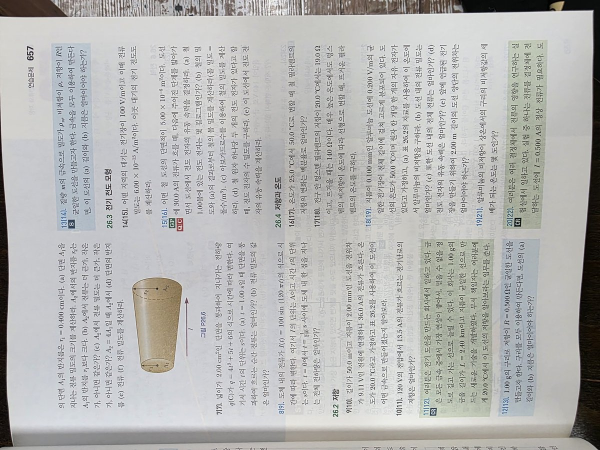
#> input picture book-scanner/tests/fixtures/real/20260825_170921.jpg, 1200 x 900 px (shown at 1/2 size)
$ python generate_fixtures.py
#> lines starting #> are read from the running program, lines starting #| are printed output that depends on the picture
"""One-time generator: builds tests/fixtures/generated/ from tests/fixtures/real/.

Run manually (`python tests/fixtures/generate_fixtures.py`) whenever the
source photos in real/ change; the output is committed, not regenerated on
every test run.

Design note (see book-scanner/README.md for the full finding): the six real
source photos were taken before the physical mounting jig existed, on a
plain wooden desk. Their background has enough edge content that a simple
Canny-contour detector often locks onto a region spanning most of the frame
rather than cleanly isolating "just the page" -- confirmed by running
measure_page against them directly. Rather than pretend that noise away,
these fixtures build each case by taking the *whole real photo* as one
"content blob" and placing/rotating/scaling that whole blob within a larger
canvas. This keeps every case grounded in genuine photographed pixels (per
the instruction to deliberately rotate/damage real images) while making the
expected outcome deterministic regardless of exactly which desk/page edges
get picked up inside the blob.
"""

from __future__ import annotations

import os

import cv2
import numpy as np

_HERE = os.path.dirname(os.path.abspath(__file__))
REAL_DIR = os.path.join(_HERE, "real")
OUT_DIR = os.path.join(_HERE, "generated")

BASE_PHOTO = "20260825_170921.jpg"  # clean, well-lit, fills its original frame
CANVAS_MARGIN = 400  # px added on each side; large enough that a 60deg-rotated
# 1200x900 blob (diagonal ~1500px) still fits without being auto-shrunk to
# the canvas, so rotation and out-of-frame stay independently testable


def _load_base() -> np.ndarray:
    path = os.path.join(REAL_DIR, BASE_PHOTO)
    img = cv2.imread(path)
    if img is None:
        raise FileNotFoundError(f"missing base fixture: {path}")
    return img


def _compose_on_canvas(content: np.ndarray, canvas_size: tuple[int, int], angle_deg: float = 0.0) -> np.ndarray:
    """Paste (optionally rotated) `content` centered on a black canvas of `canvas_size` (w, h)."""
    if angle_deg:
        h, w = content.shape[:2]
        # Expand the rotation canvas so the rotated content isn't clipped.
        diag = int(np.ceil(np.hypot(w, h)))
        rot_canvas = np.zeros((diag, diag, 3), dtype=content.dtype)
        y0, x0 = (diag - h) // 2, (diag - w) // 2
        rot_canvas[y0 : y0 + h, x0 : x0 + w] = content
        matrix = cv2.getRotationMatrix2D((diag / 2, diag / 2), angle_deg, 1.0)
        content = cv2.warpAffine(rot_canvas, matrix, (diag, diag))

    canvas_w, canvas_h = canvas_size
    canvas = np.zeros((canvas_h, canvas_w, 3), dtype=np.uint8)
    ch, cw = content.shape[:2]
    if ch > canvas_h or cw > canvas_w:
        scale = min(canvas_w / cw, canvas_h / ch)
        content = cv2.resize(content, (int(cw * scale), int(ch * scale)))
        ch, cw = content.shape[:2]
    y0, x0 = (canvas_h - ch) // 2, (canvas_w - cw) // 2
    canvas[y0 : y0 + ch, x0 : x0 + cw] = content
    return canvas


def _perspective_warp(content: np.ndarray, strength: float = 0.35) -> np.ndarray:
    """Trapezoid-warp `content` in place (simulates an extreme oblique viewing angle)."""
    h, w = content.shape[:2]
    src = np.float32([[0, 0], [w, 0], [w, h], [0, h]])
    dx = w * strength
    dst = np.float32([[dx, 0], [w - dx, 0], [w, h], [0, h]])
    matrix = cv2.getPerspectiveTransform(src, dst)
    return cv2.warpPerspective(content, matrix, (w, h))


def main() -> None:
    os.makedirs(OUT_DIR, exist_ok=True)
    base = _load_base()
#> in _load_base, img is the input picture: shape (900, 1200, 3); mean B, G, R 181.4, 182.6, 182.3
    h, w = base.shape[:2]
    canvas_size = (w + 2 * CANVAS_MARGIN, h + 2 * CANVAS_MARGIN)

    cases = {
        "good_margin.jpg": _compose_on_canvas(base, canvas_size, angle_deg=0.0),
        "rotated_30.jpg": _compose_on_canvas(base, canvas_size, angle_deg=30.0),
        "rotated_60.jpg": _compose_on_canvas(base, canvas_size, angle_deg=60.0),
        "too_small.jpg": _compose_on_canvas(
            cv2.resize(base, (int(w * 0.25), int(h * 0.25))), canvas_size
        ),
        "perspective_warp.jpg": _compose_on_canvas(_perspective_warp(base), canvas_size, angle_deg=0.0),
    }
#> call 2 of _compose_on_canvas, with canvas_size = (2000, 1700), angle_deg = 30
#> in _compose_on_canvas (call 2), `h, w = content.shape[:2]`: h = 900; w = 1200
#> in _compose_on_canvas (call 2), `diag = int(np.ceil(np.hypot(w, h)))`: diag = 1500
#> in _compose_on_canvas (call 2), `y0, x0 = (diag - h) // 2, (diag - w) // 2`: y0 = 300; x0 = 150
#> in _compose_on_canvas (call 2), `rot_canvas[y0 : y0 + h, x0 : x0 + w] = content`:
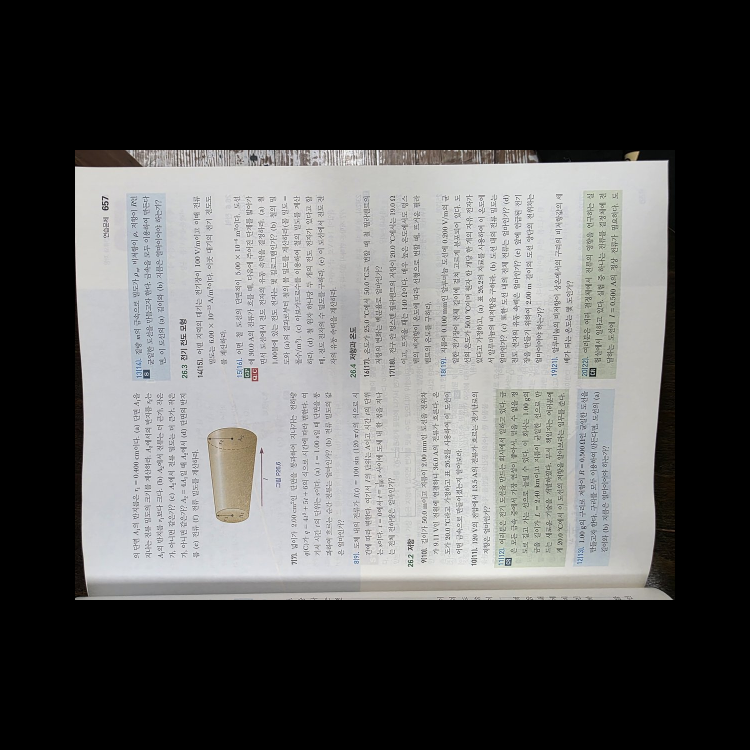
#> rot_canvas: shape (1500, 1500, 3) (shown at 1/2 size); mean B, G, R 87.1, 87.7, 87.5
#> in _compose_on_canvas (call 2), `matrix = cv2.getRotationMatrix2D((diag / 2, diag / 2), angle_deg, 1.0)`: matrix = [[0.866, 0.5, -274.5], [-0.5, 0.866, 475.5]]
#> in _compose_on_canvas (call 2), `content = cv2.warpAffine(rot_canvas, matrix, (diag, diag))`:
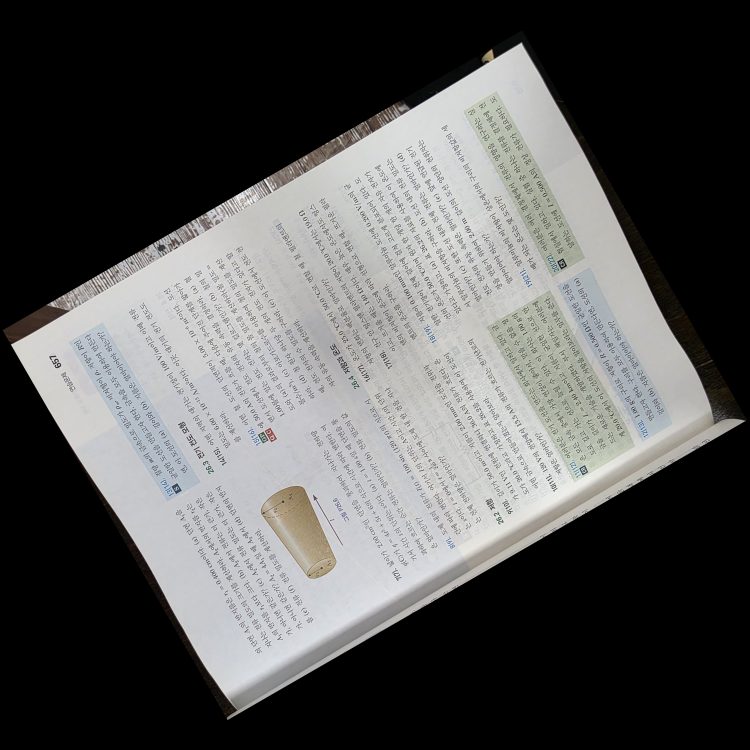
#> content: shape (1500, 1500, 3) (shown at 1/2 size); mean B, G, R 87.1, 87.7, 87.5
#> call 3 of _compose_on_canvas, with canvas_size = (2000, 1700), angle_deg = 60
#> in _compose_on_canvas (call 3), `y0, x0 = (diag - h) // 2, (diag - w) // 2`: y0 = 300; x0 = 150
#> in _compose_on_canvas (call 3), `matrix = cv2.getRotationMatrix2D((diag / 2, diag / 2), angle_deg, 1.0)`: matrix = [[0.5, 0.866, -274.5], [-0.866, 0.5, 1024.5]]
#> in _compose_on_canvas (call 3), `content = cv2.warpAffine(rot_canvas, matrix, (diag, diag))`:
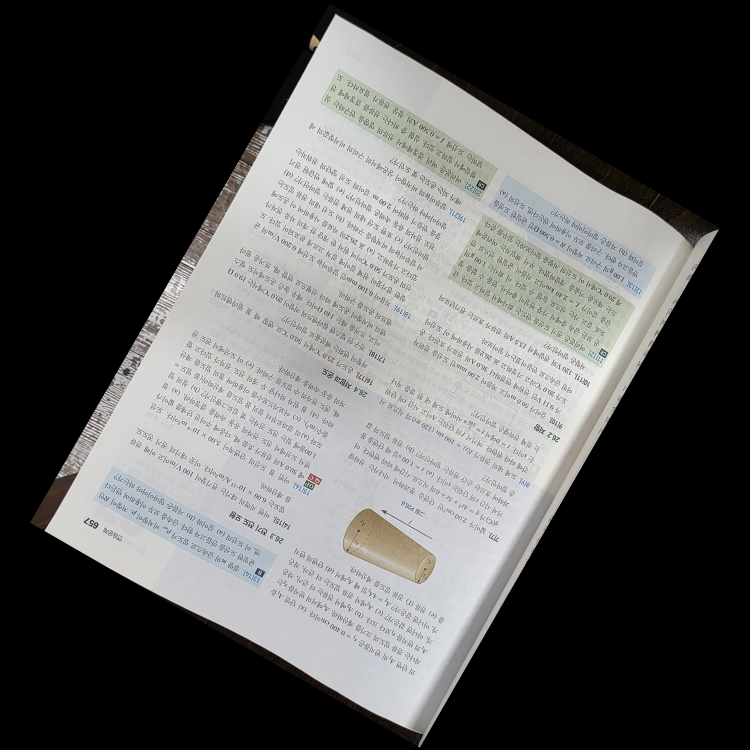
#> content: shape (1500, 1500, 3) (shown at 1/2 size); mean B, G, R 87.1, 87.7, 87.5
#> in _compose_on_canvas (call 3), `canvas[y0 : y0 + ch, x0 : x0 + cw] = content`:
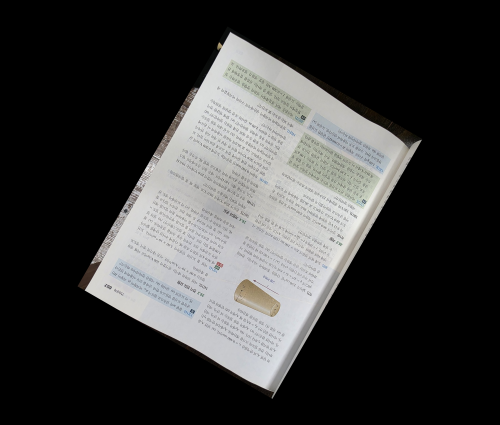
#> canvas: shape (1700, 2000, 3) (shown at 1/4 size); mean B, G, R 57.6, 58, 57.9
#> call 4 of _compose_on_canvas, with canvas_size = (2000, 1700), angle_deg = 0
#> in _compose_on_canvas (call 4), `y0, x0 = (canvas_h - ch) // 2, (canvas_w - cw) // 2`: y0 = 737; x0 = 850
#> in _compose_on_canvas (call 4), `canvas[y0 : y0 + ch, x0 : x0 + cw] = content`:
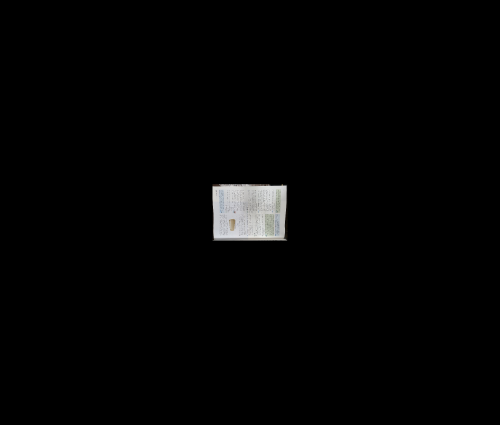
#> canvas: shape (1700, 2000, 3) (shown at 1/4 size); mean of channels 0, 1, 2 3.6, 3.6, 3.6; drawn as B, G, R
#> in _perspective_warp, `h, w = content.shape[:2]`: h = 900; w = 1200
#> in _perspective_warp, `src = np.float32([[0, 0], [w, 0], [w, h], [0, h]])`: src = [[0, 0], [1200, 0], [1200, 900], [0, 900]]
#> in _perspective_warp, `dx = w * strength`: dx = 420
#> in _perspective_warp, `dst = np.float32([[dx, 0], [w - dx, 0], [w, h], [0, h]])`: dst = [[420, 0], [780, 0], [1200, 900], [0, 900]]
#> in _perspective_warp, `matrix = cv2.getPerspectiveTransform(src, dst)`: matrix = [[0.3, -0.467, 420], [0, 0.3, 0], [0, -0.000778, 1]]
#> in _perspective_warp, `return cv2.warpPerspective(content, matrix, (w, h))`:
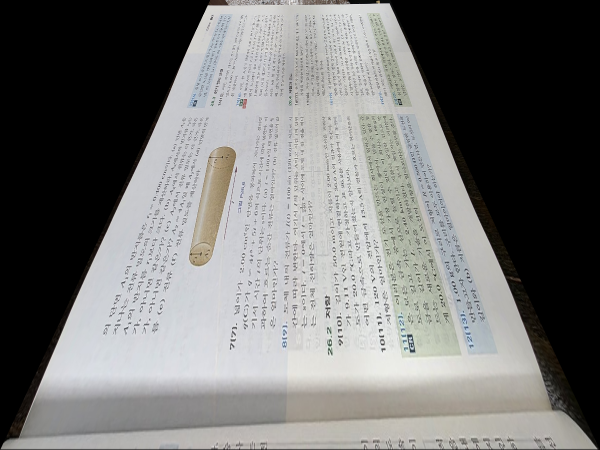
#> returned value: shape (900, 1200, 3) (shown at 1/2 size); mean of channels 0, 1, 2 115.8, 116.9, 116.9; drawn as B, G, R
#> in _compose_on_canvas (call 5), `y0, x0 = (canvas_h - ch) // 2, (canvas_w - cw) // 2`: y0 = 400
#> in _compose_on_canvas (call 5), `canvas[y0 : y0 + ch, x0 : x0 + cw] = content`:
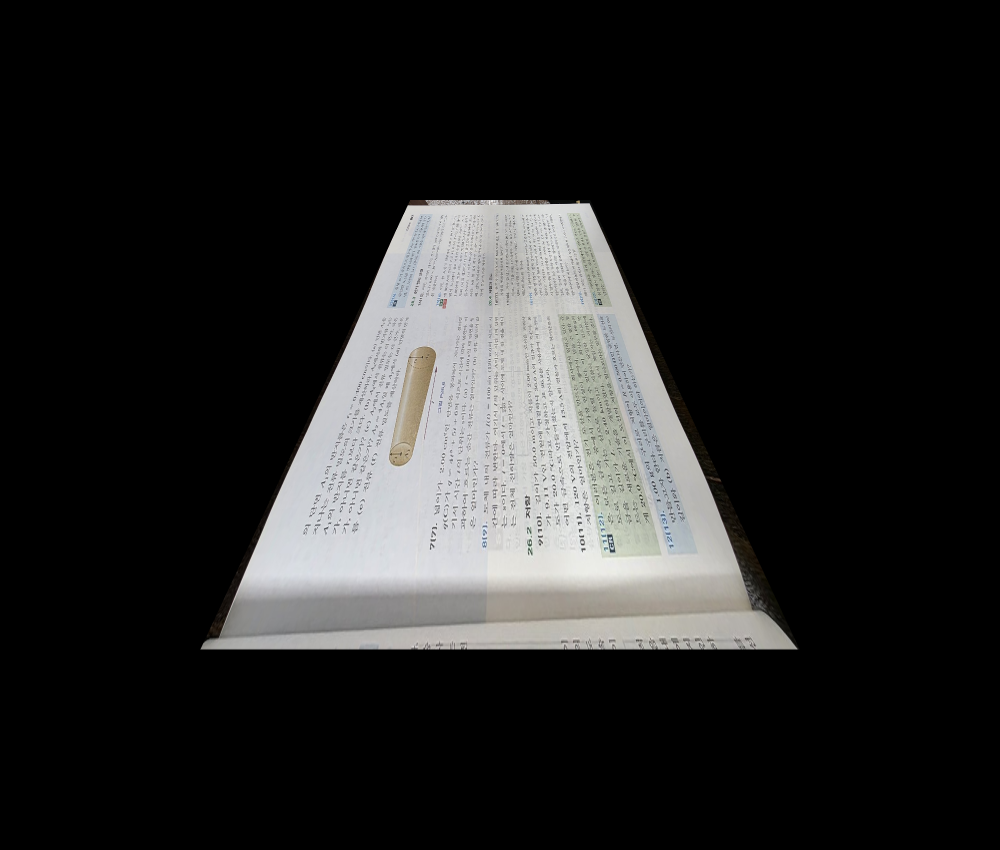
#> canvas: shape (1700, 2000, 3) (shown at 1/2 size); mean of channels 0, 1, 2 36.8, 37.1, 37.1; drawn as B, G, R

    for name, image in cases.items():
        out_path = os.path.join(OUT_DIR, name)
        cv2.imwrite(out_path, image)
        print(f"wrote {out_path} ({image.shape[1]}x{image.shape[0]})")
#> this loop made 5 passes
#> name on passes 1 to 5: 'good_margin.jpg', 'rotated_30.jpg', 'rotated_60.jpg', 'too_small.jpg', 'perspective_warp.jpg'
#> (printed output is left out)

    print(
        "note: out_of_frame case uses the unmodified real photo "
        f"tests/fixtures/real/{BASE_PHOTO} directly (its content already "
        "fills its frame edge-to-edge) -- see test_judge.py"
    )


if __name__ == "__main__":
    main()

$ run again, with book-scanner/tests/fixtures/real/20260825_170930.jpg copied over book-scanner/tests/fixtures/real/20260825_170921.jpg
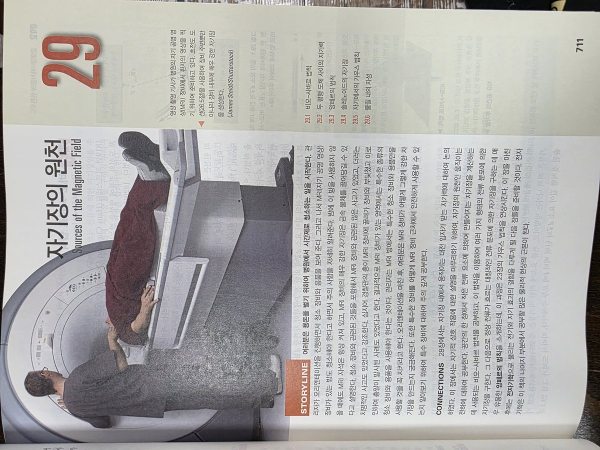
#> input picture book-scanner/tests/fixtures/real/20260825_170930.jpg, 1200 x 900 px (shown at 1/2 size)
#> in _load_base, img is the input picture: shape (900, 1200, 3); mean B, G, R 170.9, 172.3, 173.6
#> in _perspective_warp, `h, w = content.shape[:2]`: h = 900; w = 1200
#> src = [[0, 0], [1200, 0], [1200, 900], [0, 900]]
#> dx = 420
#> dst = [[420, 0], [780, 0], [1200, 900], [0, 900]]
#> in _perspective_warp, `matrix = cv2.getPerspectiveTransform(src, dst)`: matrix = [[0.3, -0.467, 420], [0, 0.3, 0], [0, -0.000778, 1]]
#> in _perspective_warp, `return cv2.warpPerspective(content, matrix, (w, h))`:
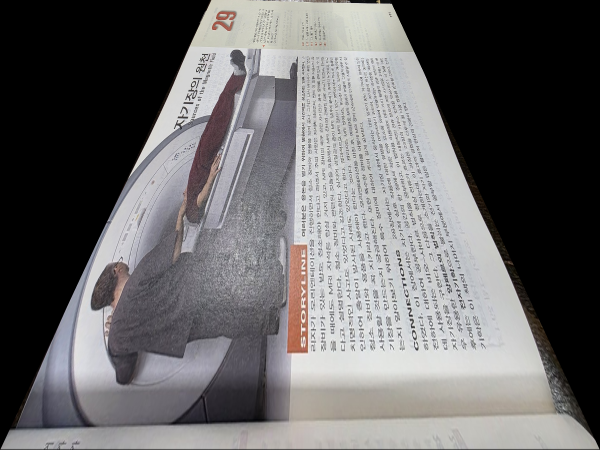
#> returned value: shape (900, 1200, 3) (shown at 1/2 size); mean of channels 0, 1, 2 104, 103.2, 104.4; drawn as B, G, R
#> in _compose_on_canvas (call 5), `y0, x0 = (canvas_h - ch) // 2, (canvas_w - cw) // 2`: y0 = 400
#> in _compose_on_canvas (call 5), `canvas[y0 : y0 + ch, x0 : x0 + cw] = content`:
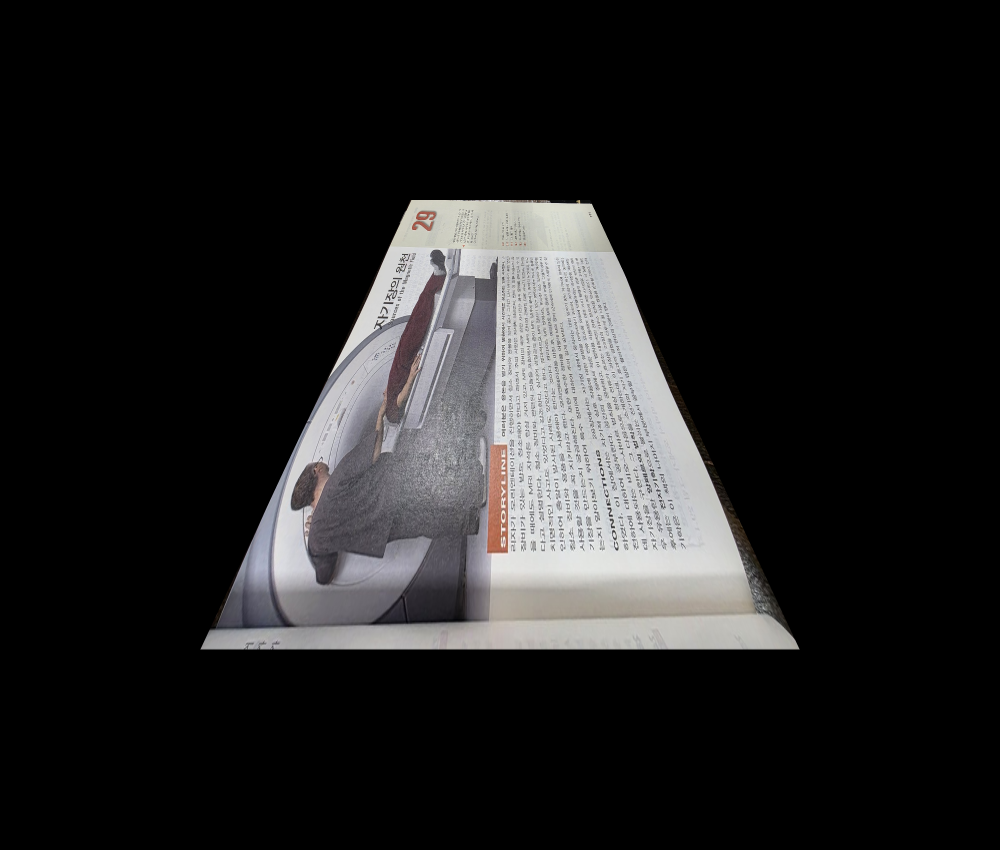
#> canvas: shape (1700, 2000, 3) (shown at 1/2 size); mean of channels 0, 1, 2 33, 32.8, 33.2; drawn as B, G, R
#> the loop in main, `for name, image in cases.items():` made 5 passes
#> name on passes 1 to 5: 'good_margin.jpg', 'rotated_30.jpg', 'rotated_60.jpg', 'too_small.jpg', 'perspective_warp.jpg'
#> (printed output is left out)

$ run again, with book-scanner/tests/fixtures/real/20260825_170936.jpg copied over book-scanner/tests/fixtures/real/20260825_170921.jpg
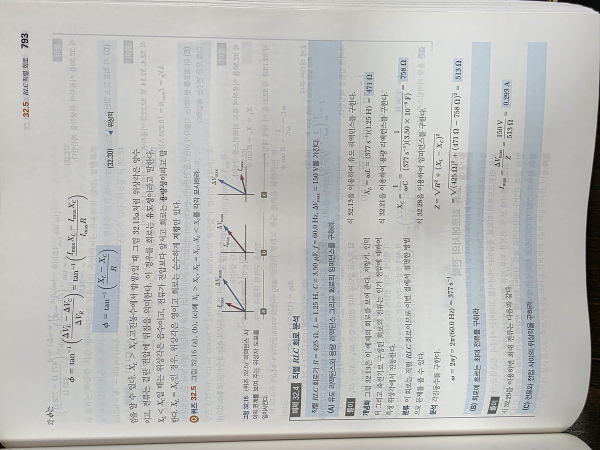
#> input picture book-scanner/tests/fixtures/real/20260825_170936.jpg, 1200 x 900 px (shown at 1/2 size)
#> in _load_base, img is the input picture: shape (900, 1200, 3); mean B, G, R 187.1, 189, 188.4
#> in _perspective_warp, `h, w = content.shape[:2]`: h = 900; w = 1200
#> src = [[0, 0], [1200, 0], [1200, 900], [0, 900]]
#> dx = 420
#> dst = [[420, 0], [780, 0], [1200, 900], [0, 900]]
#> in _perspective_warp, `matrix = cv2.getPerspectiveTransform(src, dst)`: matrix = [[0.3, -0.467, 420], [0, 0.3, 0], [0, -0.000778, 1]]
#> in _perspective_warp, `return cv2.warpPerspective(content, matrix, (w, h))`:
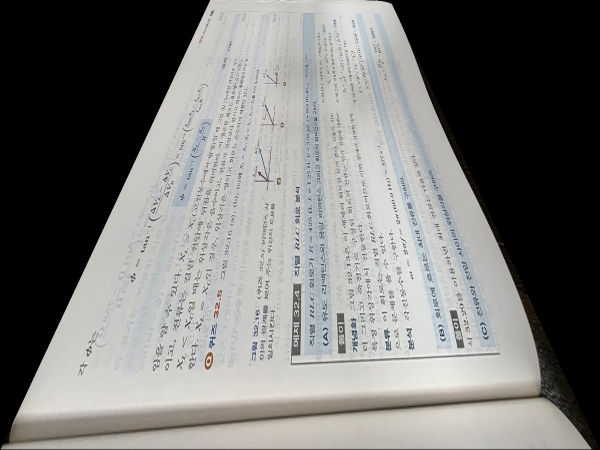
#> returned value: shape (900, 1200, 3) (shown at 1/2 size); mean of channels 0, 1, 2 117.8, 119.7, 119.9; drawn as B, G, R
#> in _compose_on_canvas (call 5), `y0, x0 = (canvas_h - ch) // 2, (canvas_w - cw) // 2`: y0 = 400
#> in _compose_on_canvas (call 5), `canvas[y0 : y0 + ch, x0 : x0 + cw] = content`:
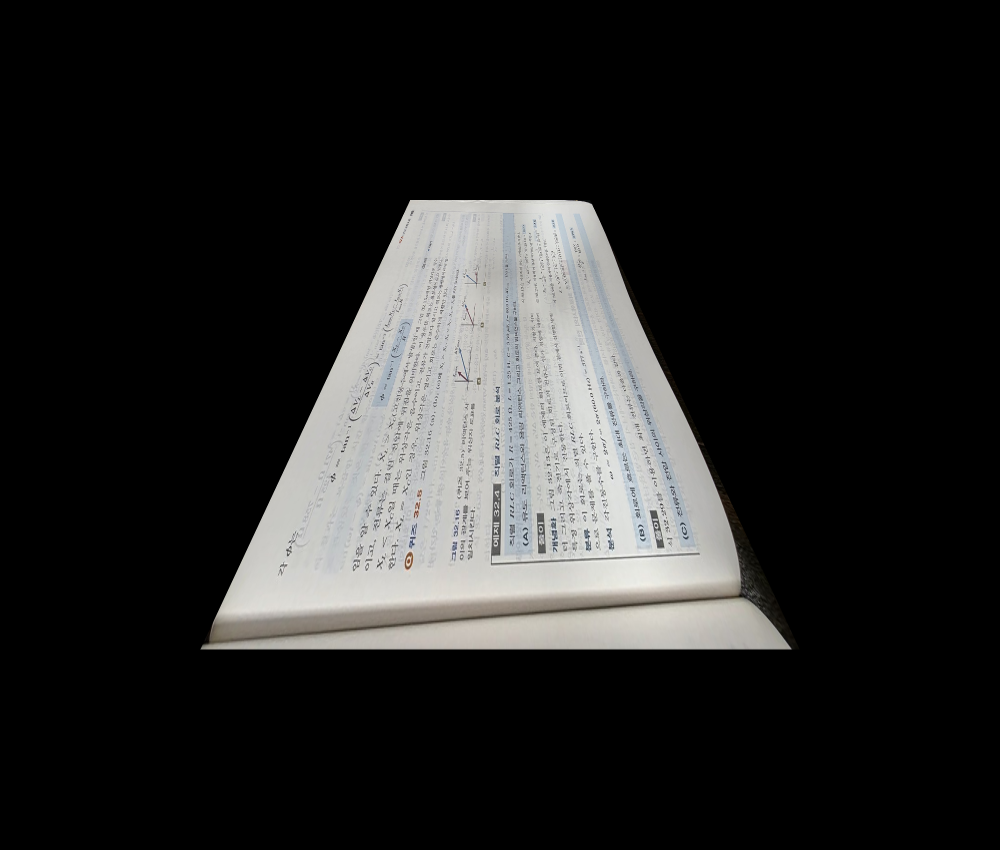
#> canvas: shape (1700, 2000, 3) (shown at 1/2 size); mean of channels 0, 1, 2 37.4, 38, 38.1; drawn as B, G, R
#> the loop in main, `for name, image in cases.items():` made 5 passes
#> name on passes 1 to 5: 'good_margin.jpg', 'rotated_30.jpg', 'rotated_60.jpg', 'too_small.jpg', 'perspective_warp.jpg'
#> (printed output is left out)
